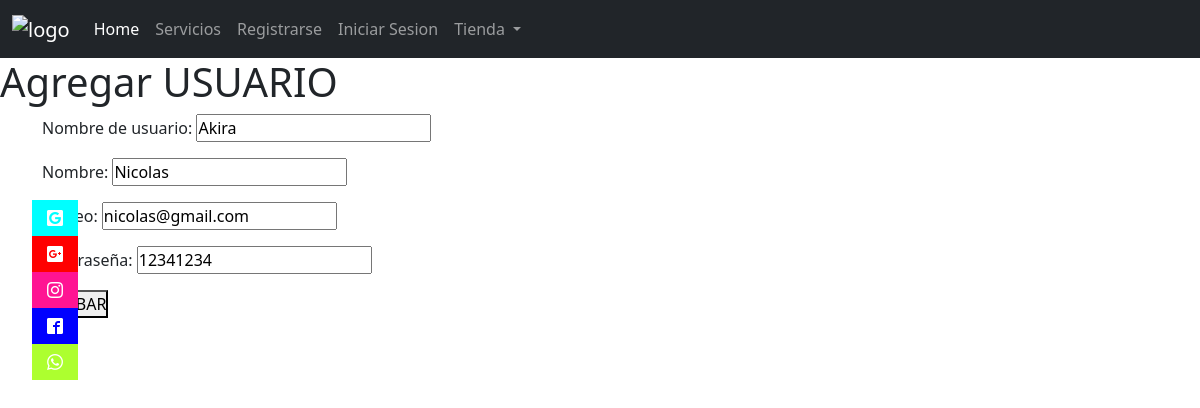
/usuario/edit_usuario/8, run on the app's committed database.
### Usuario/models.py (models this page shows)
class Usuario (models.Model):
    username = models.CharField(max_length=30)
    nombre = models.CharField(max_length=50)
    email = models.EmailField(max_length=50)
    password= models.CharField(max_length=128)

### Usuario/views.py (the view)
# urls.py: path('edit_usuario/<int:pk>', views.UserUpdate.as_view(), name='edit_usuario'),
class UserUpdate(UpdateView):
    model = Usuario
    form_class = RegistroForm
    template_name = 'Usuario/usuario_form.html'
    success_url = reverse_lazy('usuario_list')

### Usuario/forms.py
class RegistroForm(forms.ModelForm):
    class Meta:
        model = Usuario
        fields = [
                'username',
                'nombre',
                'email',
                'password',
            ]
        labels = {
                'username': 'Nombre de usuario',
                'nombre': 'Nombre',
                'email': 'Correo',
                'password': 'Contraseña',
        }

### app/templates/Usuario/usuario_form.html
{% extends 'app/base.html' %}
{% block registrar %}
    <h1>Agregar USUARIO</h1>
    <div class="content container">
    <form method="POST">
        {% csrf_token %} {{ form.as_p }}
        <button type="submit">GRABAR</button>
    </form>
    </div>
{% endblock %}

### app/static/app/css/estilos.css (style rules this page uses)
* { margin: 0; padding: 0; -webkit-box-sizing: border-box; -moz-box-sizing: border-box; box-sizing: border-box; }

### data on the page
Usuario: username "Akira", nombre "Nicolas", email "nicolas@gmail.com", password "12341234"
